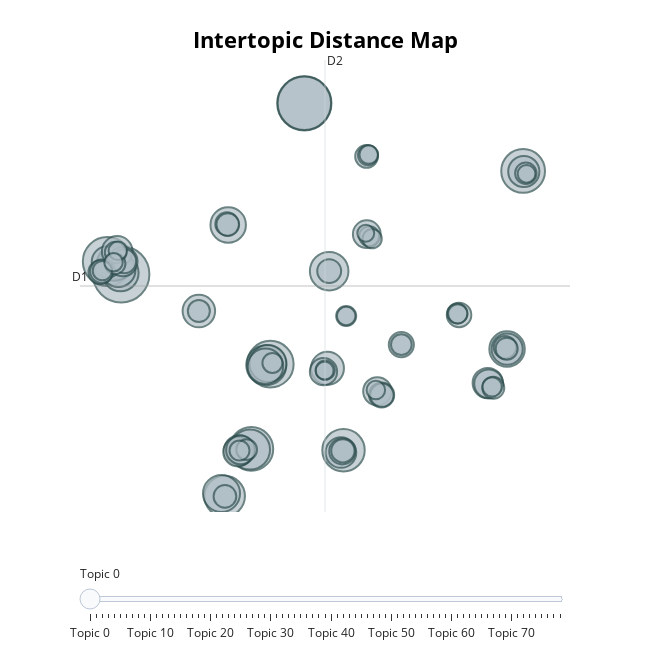

Write notebook code for a chart like this one.
### Code cell
topic_model_mpnet_caption.visualize_topics()
